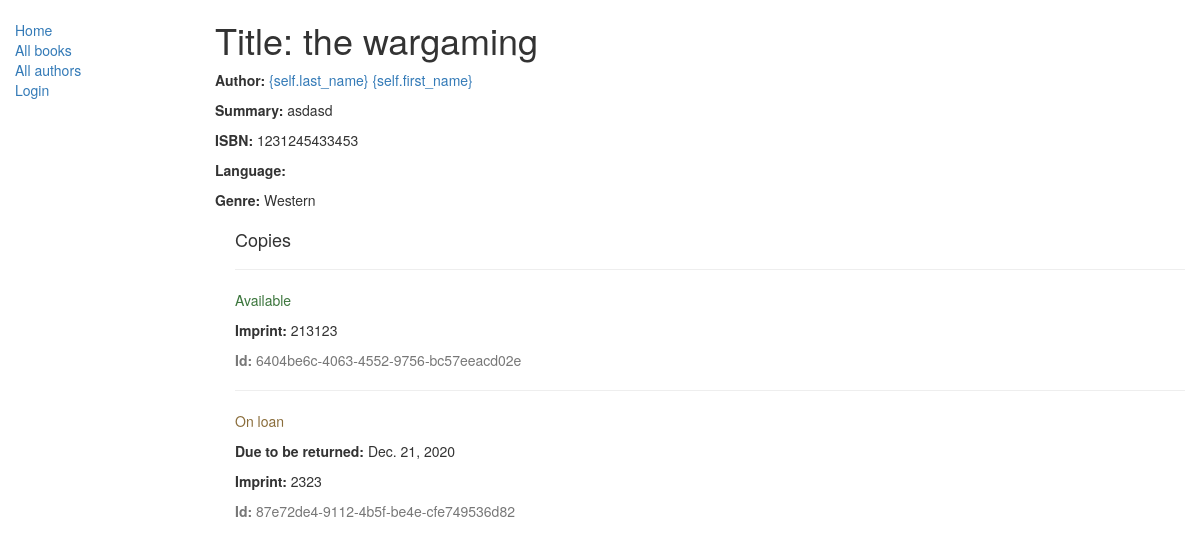
The app's page /catalog/book/4 with its own data.
### catalog/models.py (models this page shows, shortened)
class Book(models.Model):
    title = models.CharField(max_length=200)
    author = models.ForeignKey('Author', on_delete=models.SET_NULL, null=True)
    summary = models.TextField(max_length=1000, help_text="Enter a brief description of the book")
    isbn = models.CharField('ISBN',max_length=13, help_text='13 Character <a href="https://www.isbn-international.org/content/what-isbn">ISBN number</a>')
    genre = models.ManyToManyField(Genre, help_text="Select a genre for this book")

class Genre(models.Model):
    name = models.CharField(max_length=200, help_text="Enter a book genre (e.g. Science Fiction, French Poetry etc.)")
    def __str__(self):
        return self.name

class BookInstance(models.Model):
    class Meta:
        permissions = (("can_mark_returned", "Set book as returned"),)
    """
    Model representing a specific copy of a book (i.e. that can be borrowed from the library).
    """
    id = models.UUIDField(primary_key=True, default=uuid.uuid4, help_text="Unique ID for this particular book across whole library")
    book = models.ForeignKey('Book', on_delete=models.SET_NULL, null=True)
    imprint = models.CharField(max_length=200)
    due_back = models.DateField(null=True, blank=True)
    borrower = models.ForeignKey(User, on_delete=models.SET_NULL, null=True, blank=True)
    LOAN_STATUS = (
        ('m', 'Maintenance'),
        ('o', 'On loan'),
        ('a', 'Available'),
        ('r', 'Reserved'),
    )
    status = models.CharField(max_length=1, choices=LOAN_STATUS, blank=True, default='m', help_text='Book availability')
    class Meta:
        ordering = ["due_back"]

### catalog/views.py (the view, shortened to what this page needs)
# urls.py: url(r'^book/(?P<pk>\d+)$', views.BookDetailView.as_view(), name='book-detail'),
class BookDetailView(generic.DetailView):
    model = Book

### catalog/models.py (called while the page is built)
    def __str__(self):
        return '{self.last_name} {self.first_name}'

### catalog/templates/catalog/book_detail.html
{% extends "base_generic.html" %}
{% block content %}
<h1>Title: {{ book.title }}</h1>
<p><strong>Author:</strong> <a href="{% url 'author-detail' book.author.pk %}">{{ book.author }}</a></p>
<p><strong>Summary:</strong> {{ book.summary }}</p>
<p><strong>ISBN:</strong> {{ book.isbn }}</p>
<p><strong>Language:</strong> {{ book.language }}</p>
<p><strong>Genre:</strong> {{ book.genre.all|join:", " }}</p>
<div style="margin-left:20px;margin-top:20px">
<h4>Copies</h4>
{% for copy in book.bookinstance_set.all %}
<hr>
<p class="{% if copy.status == 'a' %}text-success{% elif copy.status == 'd' %}text-danger{% else %}text-warning{% endif %}">{{ copy.get_status_display }}</p>
{% if copy.status != 'a' %}<p><strong>Due to be returned:</strong> {{copy.due_back}}</p>{% endif %}
<p><strong>Imprint:</strong> {{copy.imprint}}</p>
<p class="text-muted"><strong>Id:</strong> {{copy.id}}</p>
{% endfor %}
</div>
{% endblock %}

### records on screen
Book: title "the wargaming", author "{self.last_name} {self.first_name}", summary "asdasd", isbn "1231245433453", genre.all "Western"
BookInstance: status "Available", imprint "213123", id "6404be6c-4063-4552-9756-bc57eeacd02e"
BookInstance: status "On loan", due_back "Dec. 21, 2020", imprint "2323", id "87e72de4-9112-4b5f-be4e-cfe749536d82"
